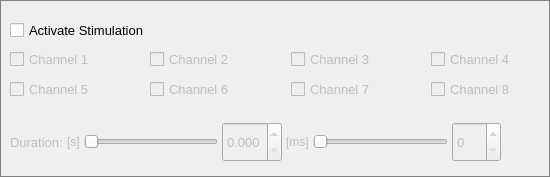
         <widget class="QGroupBox" name="groupBox">
          <property name="sizePolicy">
           <sizepolicy hsizetype="Expanding" vsizetype="Expanding">
            <horstretch>0</horstretch>
            <verstretch>0</verstretch>
           </sizepolicy>
          </property>
          <property name="minimumSize">
           <size>
            <width>500</width>
            <height>160</height>
           </size>
          </property>
          <property name="maximumSize">
           <size>
            <width>550</width>
            <height>280</height>
           </size>
          </property>
          <property name="font">
           <font>
            <pointsize>9</pointsize>
           </font>
          </property>
          <property name="autoFillBackground">
           <bool>false</bool>
          </property>
          <property name="styleSheet">
           <string notr="true">QGroupBox {
border: 1px solid gray;
border-radius 9px;
margin-top: 0.5em;
}
</string>
          </property>
          <property name="title">
           <string/>
          </property>
          <property name="alignment">
           <set>Qt::AlignLeading|Qt::AlignLeft|Qt::AlignTop</set>
          </property>
          <property name="flat">
           <bool>false</bool>
          </property>
          <widget class="QWidget" name="layoutWidget">
           <property name="geometry">
            <rect>
             <x>10</x>
             <y>40</y>
             <width>561</width>
             <height>40</height>
            </rect>
           </property>
           <layout class="QHBoxLayout" name="horizontalLayout_3">
            <property name="spacing">
             <number>0</number>
            </property>
            <item>
             <widget class="QCheckBox" name="Check_Channel1">
              <property name="enabled">
               <bool>false</bool>
              </property>
              <property name="font">
               <font>
                <pointsize>10</pointsize>
               </font>
              </property>
              <property name="focusPolicy">
               <enum>Qt::NoFocus</enum>
              </property>
              <property name="text">
               <string>Channel 1</string>
              </property>
             </widget>
            </item>
            <item>
             <widget class="QCheckBox" name="Check_Channel2">
              <property name="enabled">
               <bool>false</bool>
              </property>
              <property name="font">
               <font>
                <pointsize>10</pointsize>
               </font>
              </property>
              <property name="focusPolicy">
               <enum>Qt::NoFocus</enum>
              </property>
              <property name="text">
               <string>Channel 2</string>
              </property>
             </widget>
            </item>
            <item>
             <widget class="QCheckBox" name="Check_Channel3">
              <property name="enabled">
               <bool>false</bool>
              </property>
              <property name="font">
               <font>
                <pointsize>10</pointsize>
               </font>
              </property>
              <property name="focusPolicy">
               <enum>Qt::NoFocus</enum>
              </property>
              <property name="text">
               <string>Channel 3</string>
              </property>
             </widget>
            </item>
            <item>
             <widget class="QCheckBox" name="Check_Channel4">
              <property name="enabled">
               <bool>false</bool>
              </property>
              <property name="font">
               <font>
                <pointsize>10</pointsize>
               </font>
              </property>
              <property name="focusPolicy">
               <enum>Qt::NoFocus</enum>
              </property>
              <property name="text">
               <string>Channel 4</string>
              </property>
             </widget>
            </item>
           </layout>
          </widget>
          <widget class="QWidget" name="layoutWidget_2">
           <property name="geometry">
            <rect>
             <x>10</x>
             <y>70</y>
             <width>561</width>
             <height>40</height>
            </rect>
           </property>
           <layout class="QHBoxLayout" name="horizontalLayout_4">
            <property name="spacing">
             <number>0</number>
            </property>
            <item>
             <widget class="QCheckBox" name="Check_Channel5">
              <property name="enabled">
               <bool>false</bool>
              </property>
              <property name="font">
               <font>
                <pointsize>10</pointsize>
               </font>
              </property>
              <property name="focusPolicy">
               <enum>Qt::NoFocus</enum>
              </property>
              <property name="text">
               <string>Channel 5</string>
              </property>
             </widget>
            </item>
            <item>
             <widget class="QCheckBox" name="Check_Channel6">
              <property name="enabled">
               <bool>false</bool>
              </property>
              <property name="font">
               <font>
                <pointsize>10</pointsize>
               </font>
              </property>
              <property name="focusPolicy">
               <enum>Qt::NoFocus</enum>
              </property>
              <property name="text">
               <string>Channel 6</string>
              </property>
             </widget>
            </item>
            <item>
             <widget class="QCheckBox" name="Check_Channel7">
              <property name="enabled">
               <bool>false</bool>
              </property>
              <property name="font">
               <font>
                <pointsize>10</pointsize>
               </font>
              </property>
              <property name="focusPolicy">
               <enum>Qt::NoFocus</enum>
              </property>
              <property name="text">
               <string>Channel 7</string>
              </property>
             </widget>
            </item>
            <item>
             <widget class="QCheckBox" name="Check_Channel8">
              <property name="enabled">
               <bool>false</bool>
              </property>
              <property name="font">
               <font>
                <pointsize>10</pointsize>
               </font>
              </property>
              <property name="focusPolicy">
               <enum>Qt::NoFocus</enum>
              </property>
              <property name="text">
               <string>Channel 8</string>
              </property>
             </widget>
            </item>
           </layout>
          </widget>
          <widget class="QCheckBox" name="Check_Activate">
           <property name="geometry">
            <rect>
             <x>10</x>
             <y>10</y>
             <width>321</width>
             <height>41</height>
            </rect>
           </property>
           <property name="font">
            <font>
             <pointsize>10</pointsize>
            </font>
           </property>
           <property name="focusPolicy">
            <enum>Qt::NoFocus</enum>
           </property>
           <property name="text">
            <string>Activate Stimulation</string>
           </property>
          </widget>
          <widget class="QLabel" name="Label_Repetitions_2">
           <property name="enabled">
            <bool>false</bool>
           </property>
           <property name="geometry">
            <rect>
             <x>420</x>
             <y>151</y>
             <width>16</width>
             <height>17</height>
            </rect>
           </property>
           <property name="text">
            <string/>
           </property>
          </widget>
          <widget class="QWidget" name="layoutWidget">
           <property name="geometry">
            <rect>
             <x>10</x>
             <y>120</y>
             <width>491</width>
             <height>44</height>
            </rect>
           </property>
           <layout class="QHBoxLayout" name="horizontalLayout_15">
            <property name="spacing">
             <number>4</number>
            </property>
            <item>
             <widget class="QLabel" name="Label_Time">
              <property name="enabled">
               <bool>false</bool>
              </property>
              <property name="font">
               <font>
                <pointsize>10</pointsize>
               </font>
              </property>
              <property name="text">
               <string>Duration:</string>
              </property>
              <property name="margin">
               <number>0</number>
              </property>
             </widget>
            </item>
            <item>
             <layout class="QHBoxLayout" name="horizontalLayout_5">
              <item>
               <widget class="QLabel" name="Label_Time_s">
                <property name="enabled">
                 <bool>false</bool>
                </property>
                <property name="font">
                 <font>
                  <pointsize>9</pointsize>
                 </font>
                </property>
                <property name="text">
                 <string>[s]</string>
                </property>
               </widget>
              </item>
              <item>
               <widget class="QSlider" name="Slider_Time_s">
                <property name="enabled">
                 <bool>false</bool>
                </property>
                <property name="sizePolicy">
                 <sizepolicy hsizetype="Expanding" vsizetype="Preferred">
                  <horstretch>0</horstretch>
                  <verstretch>0</verstretch>
                 </sizepolicy>
                </property>
                <property name="minimumSize">
                 <size>
                  <width>30</width>
                  <height>0</height>
                 </size>
                </property>
                <property name="font">
                 <font>
                  <pointsize>10</pointsize>
                 </font>
                </property>
                <property name="focusPolicy">
                 <enum>Qt::NoFocus</enum>
                </property>
                <property name="minimum">
                 <number>0</number>
                </property>
                <property name="maximum">
                 <number>9</number>
                </property>
                <property name="pageStep">
                 <number>1</number>
                </property>
                <property name="value">
                 <number>0</number>
                </property>
                <property name="orientation">
                 <enum>Qt::Horizontal</enum>
                </property>
               </widget>
              </item>
              <item>
               <widget class="QSpinBox" name="Spin_Time_s">
                <property name="enabled">
                 <bool>false</bool>
                </property>
                <property name="sizePolicy">
                 <sizepolicy hsizetype="Preferred" vsizetype="Expanding">
                  <horstretch>0</horstretch>
                  <verstretch>0</verstretch>
                 </sizepolicy>
                </property>
                <property name="minimumSize">
                 <size>
                  <width>0</width>
                  <height>40</height>
                 </size>
                </property>
                <property name="maximumSize">
                 <size>
                  <width>16777215</width>
                  <height>40</height>
                 </size>
                </property>
                <property name="font">
                 <font>
                  <pointsize>10</pointsize>
                 </font>
                </property>
                <property name="focusPolicy">
                 <enum>Qt::NoFocus</enum>
                </property>
                <property name="suffix">
                 <string>.000</string>
                </property>
                <property name="maximum">
                 <number>9</number>
                </property>
               </widget>
              </item>
             </layout>
            </item>
            <item>
             <layout class="QHBoxLayout" name="horizontalLayout_11">
              <item>
               <widget class="QLabel" name="Label_Time_ms">
                <property name="enabled">
                 <bool>false</bool>
                </property>
                <property name="font">
                 <font>
                  <pointsize>9</pointsize>
                 </font>
                </property>
                <property name="text">
                 <string>[ms]</string>
                </property>
               </widget>
              </item>
              <item>
               <widget class="QSlider" name="Slider_Time_ms">
                <property name="enabled">
                 <bool>false</bool>
                </property>
                <property name="sizePolicy">
                 <sizepolicy hsizetype="Expanding" vsizetype="Preferred">
                  <horstretch>0</horstretch>
                  <verstretch>0</verstretch>
                 </sizepolicy>
                </property>
                <property name="minimumSize">
                 <size>
                  <width>30</width>
                  <height>0</height>
                 </size>
                </property>
                <property name="font">
                 <font>
                  <pointsize>10</pointsize>
                 </font>
                </property>
                <property name="focusPolicy">
                 <enum>Qt::NoFocus</enum>
                </property>
                <property name="minimum">
                 <number>1</number>
                </property>
                <property name="maximum">
                 <number>10</number>
                </property>
                <property name="pageStep">
                 <number>1</number>
                </property>
                <property name="orientation">
                 <enum>Qt::Horizontal</enum>
                </property>
               </widget>
              </item>
              <item>
               <widget class="QSpinBox" name="Spin_Time_ms">
                <property name="enabled">
                 <bool>false</bool>
                </property>
                <property name="sizePolicy">
                 <sizepolicy hsizetype="Preferred" vsizetype="Expanding">
                  <horstretch>0</horstretch>
                  <verstretch>0</verstretch>
                 </sizepolicy>
                </property>
                <property name="minimumSize">
                 <size>
                  <width>0</width>
                  <height>40</height>
                 </size>
                </property>
                <property name="maximumSize">
                 <size>
                  <width>16777215</width>
                  <height>40</height>
                 </size>
                </property>
                <property name="font">
                 <font>
                  <pointsize>10</pointsize>
                 </font>
                </property>
                <property name="focusPolicy">
                 <enum>Qt::NoFocus</enum>
                </property>
                <property name="suffix">
                 <string/>
                </property>
                <property name="prefix">
                 <string/>
                </property>
                <property name="minimum">
                 <number>0</number>
                </property>
                <property name="maximum">
                 <number>100</number>
                </property>
                <property name="value">
                 <number>0</number>
                </property>
                <property name="displayIntegerBase">
                 <number>10</number>
                </property>
               </widget>
              </item>
             </layout>
            </item>
           </layout>
          </widget>
          <zorder>Label_Repetitions_2</zorder>
          <zorder>layoutWidget</zorder>
          <zorder>layoutWidget_2</zorder>
          <zorder>layoutWidget</zorder>
          <zorder>Check_Activate</zorder>
         </widget>
